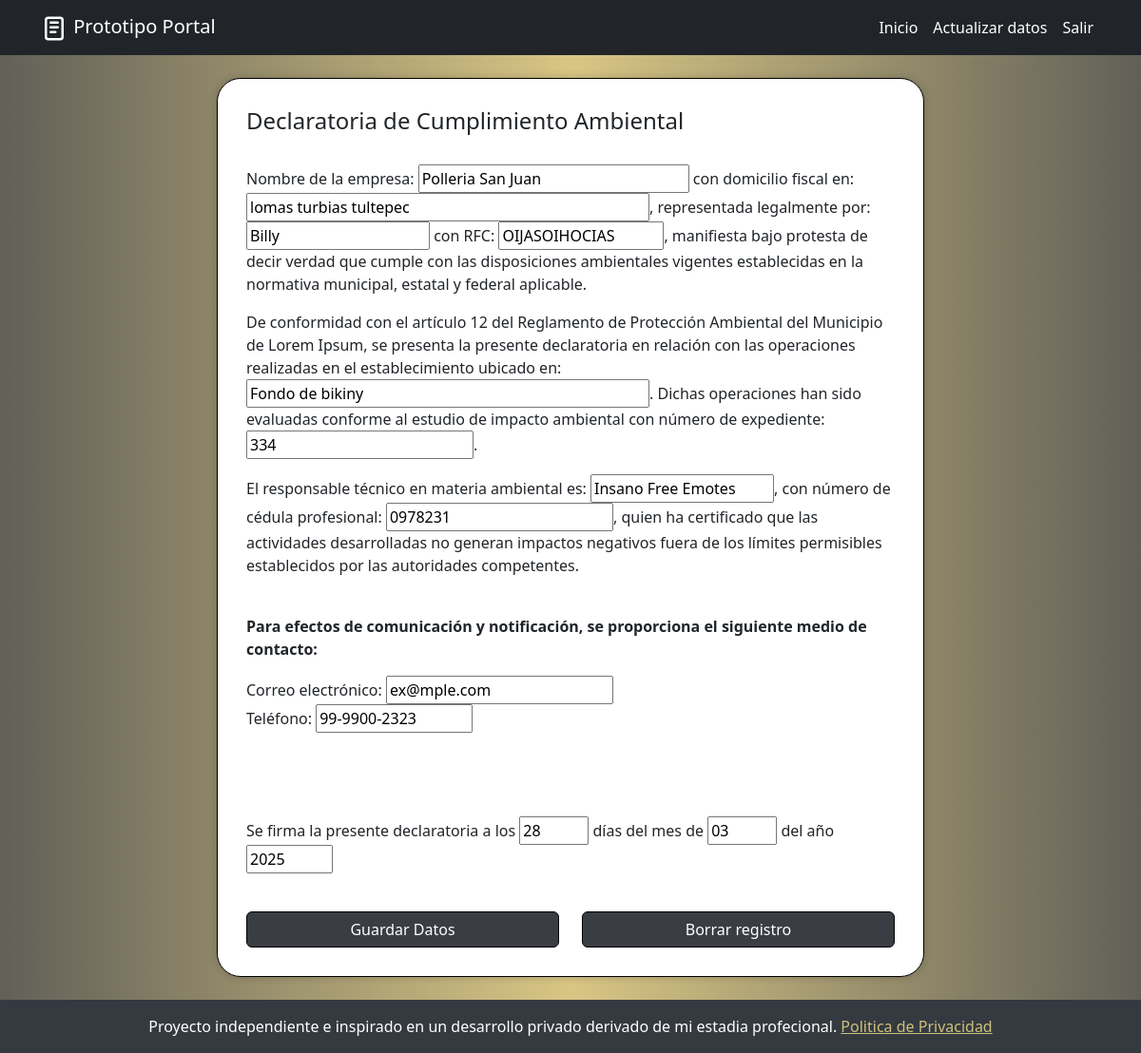
Screenshot of /declaratoria_cumplimiento_ambiental/ (signed in) with the database file from the repository.
### Portal/models.py (models this page shows, shortened)
class declaCumpliAmbModel(models.Model):
    empresaDCA = models.CharField(max_length=255)
    domicilioDCA = models.CharField(max_length=255)
    representanteDCA = models.CharField(max_length=255)
    rfcDCA = models.CharField(max_length=13)
    ubicacionDCA = models.CharField(max_length=255)
    expedienteDCA = models.CharField(max_length=255)
    responsableDCA = models.CharField(max_length=255)
    cedulaDCA = models.CharField(max_length=255)
    emailDCA = models.EmailField(max_length=255)
    telefonoDCA = models.CharField(max_length=12)
    diaDCA = models.CharField(max_length=2)
    mesDCA = models.CharField(max_length=2)
    yearDCA = models.CharField(max_length=4)
    user = models.ForeignKey(User, on_delete=models.CASCADE)

### Portal/views.py (the view)
# urls.py: path('declaratoria_cumplimiento_ambiental/', views.declaratoriaCumplimientoAmbiental, name='declaratoriaCA'),
def declaratoriaCumplimientoAmbiental(request):
    datos = declaCumpliAmbModel.objects.filter(user=request.user).first()
    if request.method == 'POST':
        if datos:
            form = formDeclaratoriaCumplimientoAmbiental(request.POST, instance=datos)
        else:
            form = formDeclaratoriaCumplimientoAmbiental(request.POST)
        if form.is_valid():
            print(request.POST)
            instancia = form.save(commit=False)
            instancia.user = request.user  # Asegúrate de asignar el usuario si es necesario
            instancia.save()
            messages.success(request, 'Datos de Declaratoria de Cumplimiento Ambiental enviados correctamente')
            return redirect('home')
        else:
            messages.error(request, 'Por favor introdusca valores validos.')
            print(form.errors)
    else:
        if datos:
            form = formDeclaratoriaCumplimientoAmbiental(instance=datos)
        else:
            form = formDeclaratoriaCumplimientoAmbiental()
    return render(request, 'Documentos/declaratoriaCA.html', {
        'form': form
    })

### Portal/templates/Documentos/declaratoriaCA.html (shortened to what this page needs)
{% extends 'base.html' %}
{% block content %}
<div class="container-fluid mb-4" >
    <div class="row justify-content-center">
        <div class="documentosGenerales-card col-12 col-sm-12 col-md-12 col-lg-8 col-xl-8 ">
            <form id="formularioCA" action="{% url 'declaratoriaCA' %}" method="post">
            <h4>Declaratoria de Cumplimiento Ambiental</h4>
            <br>
            <p>
                Nombre de la empresa: {{form.empresaDCA}} con domicilio fiscal en: {{form.domicilioDCA}}, representada legalmente por: {{form.representanteDCA }} con RFC: {{form.rfcDCA}}, manifiesta bajo protesta de decir verdad que cumple con las disposiciones ambientales vigentes establecidas en la normativa municipal, estatal y federal aplicable.
            </p>
            <p>
                De conformidad con el artículo 12 del Reglamento de Protección Ambiental del Municipio de Lorem Ipsum, se presenta la presente declaratoria en relación con las operaciones realizadas en el establecimiento ubicado en: {{form.ubicacionDCA}}. Dichas operaciones han sido evaluadas conforme al estudio de impacto ambiental con número de expediente: {{form.expedienteDCA}}.
            </p>
            <p>
                El responsable técnico en materia ambiental es: {{form.responsableDCA}}, con número de cédula profesional: {{form.cedulaDCA}}, quien ha certificado que las actividades desarrolladas no generan impactos negativos fuera de los límites permisibles establecidos por las autoridades competentes.
            </p>
            <br>
            <p><strong>Para efectos de comunicación y notificación, se proporciona el siguiente medio de contacto:</strong></p>
            <p>
                Correo electrónico: {{form.emailDCA}} <br>
                Teléfono: {{form.telefonoDCA}}
            </p>
            <br><br><br>
            <p>
                Se firma la presente declaratoria a los {{form.diaDCA}} días del mes de {{form.mesDCA}} del año {{form.yearDCA}}
            </p>
            <br>
            </form>
            <div class="d-grid gap-4">
                <div class="row text-center">
                    <div class="col-12 col-md-6 ">
                        <button type="submit" class="btn btn-primary w-100 botongral" form="formularioCA" >
                            Guardar Datos
                        </button>
                    </div>
                    <div class="col-12 col-md-6">
                        <button type="submit" class="btn btn-primary w-100 botongral" >
                            Borrar registro
                        </button>
                    </div>
                </div>
            </div>
        </div>
        </div>
    </div>
{% endblock %}

### Portal/static/css/styles.css (style rules this page uses)
body { background: #616058; background: linear-gradient(90deg, rgba(97, 96, 88, 1) 0%, rgba(217, 198, 132, 1) 50%, rgba(97, 96, 88, 1) 100%); }
.documentosGenerales-card { border: 1px solid rgb(0, 0, 0); background-color: #fff; box-shadow: 0 0 10px rgba(0, 0, 0, 0.2); padding: 30px; justify-content: center; border-radius: 25px; }
.botongral { background-color: #3a3d44; border-color: #000000; }

### rows the page displays
declaCumpliAmbModel: empresaDCA "Polleria San Juan", domicilioDCA "lomas turbias tultepec", representanteDCA "Billy", rfcDCA "OIJASOIHOCIAS", ubicacionDCA "Fondo de bikiny", expedienteDCA "334", responsableDCA "Insano Free Emotes", cedulaDCA "0978231", emailDCA "ex@mple.com", telefonoDCA "99-9900-2323", diaDCA "28", mesDCA "03", yearDCA "2025"
